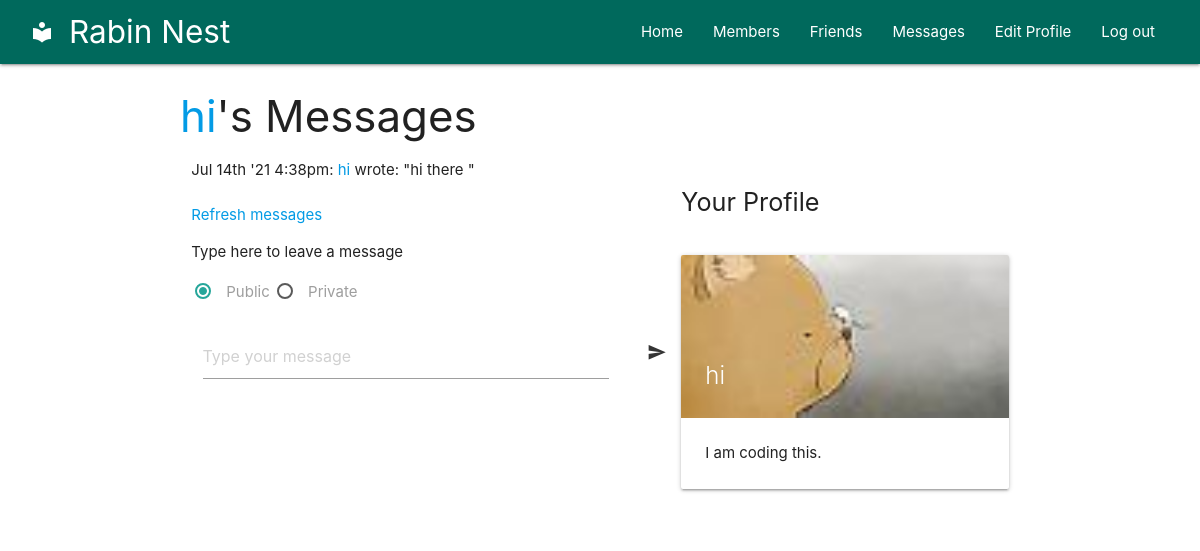
/messages.php?view=hi (signed in), run on the app's committed database.
### tables this page shows
CREATE TABLE `messages` (
  `id` int(10) UNSIGNED NOT NULL,
  `auth` varchar(16) DEFAULT NULL,
  `recip` varchar(16) DEFAULT NULL,
  `pm` char(1) DEFAULT NULL,
  `time` int(10) UNSIGNED DEFAULT NULL,
  `message` varchar(4096) DEFAULT NULL
);

CREATE TABLE `profiles` (
  `user` varchar(16) DEFAULT NULL,
  `text` varchar(4096) DEFAULT NULL
);

### messages.php (the view, shortened to what this page needs)
<?php
    require_once 'header.php';
    if (isset($_GET['view']))
        $view = sanitizeString($_GET['view']);
    else $view = $user;
    if ($view != "") {
        if ($view == $user) $name1 = $name2 = "Your";
        else {
            $name1 = "<a href='members.php?view=$view'>$view</a>'s";
        }
        echo "<h3>$name1 Messages</h3>";
echo <<<_END
<div class="row">
    <div class="col m7 s12">
_END;
        $query = "SELECT * FROM messages WHERE recip='$view' ORDER BY time DESC";
        $result = queryMysql($query);
        $num = $result->num_rows;
        for ($j = 0 ; $j < $num ; ++$j) {
            $row = $result->fetch_array(MYSQLI_ASSOC);
            if ($row['pm'] == 0 || $row['auth'] == $user ||
            $row['recip'] == $user) {
                echo date('M jS \'y g:ia:', $row['time']);
                echo " <a href='messages.php?view=" . $row['auth'] .
                "'>" . $row['auth']. "</a> ";
                if ($row['pm'] == 0)
                echo "wrote: &quot;" . $row['message'] . "&quot; ";
                else
                echo "whispered: <span class='whisper'>&quot;" .
                $row['message']. "&quot;</span> ";
                echo "<br>";
            }
        }
    }
    echo "<br><a data-role='button'
    href='messages.php?view=$view'>Refresh messages</a>";
echo <<<_END1
        <form method='post' action='messages.php?view=$view'>
            <p>Type here to leave a message</p>
            <p><label>
                    <input type="radio" class="with-gap" name='pm' id='public' value='0' checked />
                    <span>Public</span>
                </label>
                <label>
                    <input type="radio" class="with-gap" name='pm' id='private' value='1' />
                    <span>Private</span>
                </label>
            </p>
            <div class="row">
                <div class="input-field col s12">
                    <div class='col s11'>
                        <textarea id="textarea1" class="materialize-textarea" name='text' placeholder="Type your message" data-length="4096" focus></textarea>
                    </div>
                    <div class='col s1'>
                        <button type="submit" class="waves-effect btn-flat"><i class="material-icons">send</i></button>
                    </div>
                </div>
            </div>
        </form><br>
    </div>
    <div class="col m5 s12">
        <p class="flow-text">Your Profile</p>
_END1;
        showProfile($view);
echo <<<_END2
    </div>
</div>
_END2;
?>
 </div><br>
 </body>
</html>

### functions.php (shortened to what this page needs)
<?php
    $dbhost = 'localhost';
    $dbname = 'rabinNest';
    $dbuser = 'root';
    $dbpass = '';
    $connection = new mysqli($dbhost,$dbuser,$dbpass,$dbname);
    function queryMysql($query) {
        global $connection;
        $result = $connection->query($query);
        return $result;
    }
    function sanitizeString($var) {
        global $connection;
        $var = strip_tags($var);
        $var = htmlentities($var);
        return $connection->real_escape_string($var);
    }
    function showProfile($user) {
        $image = "static/profiles/defaultjpg.jpg";
        if (file_exists("static/profiles/$user.jpg"))
        $image = "static/profiles/$user.jpg";
        $bio = '';
        $result = queryMysql("SELECT * FROM profiles WHERE user='$user'");
        if ($result->num_rows) {
            $row = $result->fetch_array(MYSQLI_ASSOC);
            $bio = $row['text'];
        }
echo <<<_PROFILE
<div class="row">
    <div class="col s12">
        <div class="card">
            <div class="card-image">
            <img src="$image">
            <span class="card-title">$user</span>
            </div>
            <div class="card-content">
            <p>$bio</p>
            </div>
        </div>
    </div>
</div>
_PROFILE;
    }
?>

### style.css (style rules this page uses)
body { display: flex; min-height: 100vh; flex-direction: column; }

### data on the page
messages: time "Jul 14th '21 4:38pm:", auth "hi", message "hi there", recip "hi"
profiles: text "I am coding this."

### other printed values
$view "hi"
